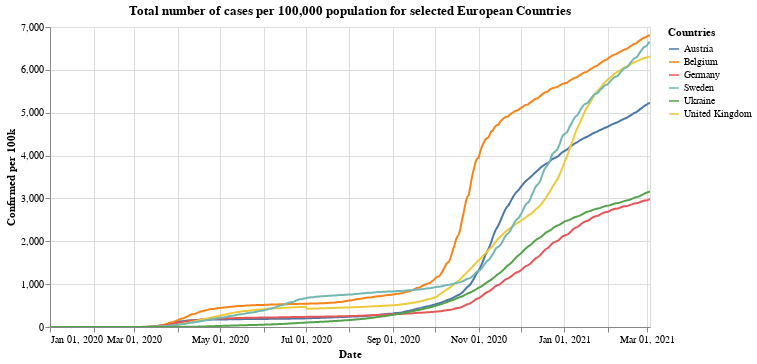

This figure's notebook cell:
### Markdown cell above
## Total cases per 100,000

### Code cell
#collapse

leg_selection = alt.selection_multi(fields=['id'], bind='legend')

alt.Chart(x_small).mark_line().encode(
    x=alt.X("yearmonthdate(date):T", axis=alt.Axis(title='Date')),
    y=alt.Y("confirmed_per:Q", axis=alt.Axis(title='Confirmed per 100k')),
    tooltip='id',
    color=alt.Color('id', legend=alt.Legend(title="Countries")),
    opacity=alt.condition(leg_selection, alt.value(1), alt.value(0.2))
).add_selection(leg_selection).properties(title='Total number of cases per 100,000 population for selected European Countries', width=600).interactive()

### Figure 1 — Vega-Lite specification as saved in the notebook (floating-point values rounded to 4 significant figures; data arrays with more than 128 entries replaced by an {"elided": "..."} marker saying what was removed)
{"config": {"view": {"continuousWidth": 400, "continuousHeight": 300}}, "data": {"name": "data-186c2c0de00a77504300cca642becb64"}, "mark": "line", "encoding": {"color": {"type": "nominal", "field": "id", "legend": {"title": "Countries"}}, "opacity": {"condition": {"value": 1, "selection": "selector001"}, "value": 0.2}, "tooltip": {"type": "nominal", "field": "id"}, "x": {"type": "temporal", "axis": {"title": "Date"}, "field": "date", "timeUnit": "yearmonthdate"}, "y": {"type": "quantitative", "axis": {"title": "Confirmed per 100k"}, "field": "confirmed_per"}}, "selection": {"selector001": {"type": "multi", "fields": ["id"], "bind": "legend"}, "selector002": {"type": "interval", "bind": "scales", "encodings": ["x", "y"]}}, "title": "Total number of cases per 100,000 population for selected European Countries", "width": 600, "$schema": "https://vega.github.io/schema/vega-lite/v4.8.1.json", "datasets": {"data-186c2c0de00a77504300cca642becb64": {"elided": "2568 records"}}}
